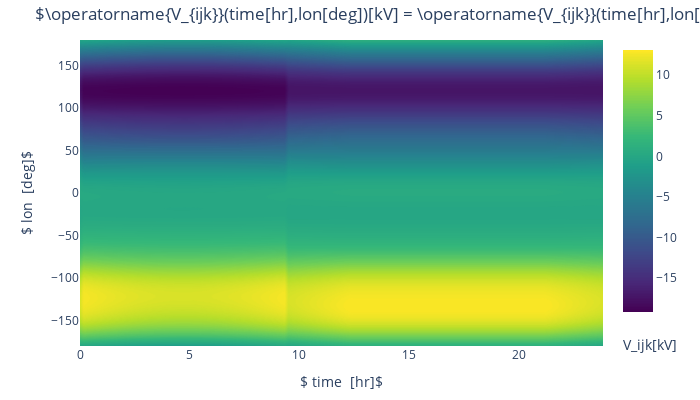

The cell this chart's notebook holds for it:
### Code cell
fig = kamodo_object.plot('V_ijk', plot_partial={'V_ijk': {'lat': 70.2}})
fig.update_traces(colorscale="Viridis", ncontours=200, contours=dict(coloring="fill", showlines=False))
fig

### Figure 1 — Plotly figure (JSON) as saved in the notebook; plotly's stock layout.template omitted (floating-point values rounded to 4 significant figures; data arrays with more than 128 entries replaced by an {"elided": "..."} marker saying what was removed)
{"data": [{"colorbar": {"title": {"side": "bottom", "text": "V_ijk[kV]"}}, "colorscale": [[0, "#440154"], [0.1111, "#482878"], [0.2222, "#3e4989"], [0.3333, "#31688e"], [0.4444, "#26828e"], [0.5556, "#1f9e89"], [0.6667, "#35b779"], [0.7778, "#6ece58"], [0.8889, "#b5de2b"], [1, "#fde725"]], "contours": {"coloring": "fill", "showlines": false}, "meta": "2d-grid", "ncontours": 200, "type": "contour", "x": {"elided": "144 float values"}, "y": {"elided": "181 float values"}, "z": {"elided": "181x144 float values"}}], "layout": {"autosize": false, "height": 400, "margin": {"b": 32, "pad": 0, "r": 30, "t": 40}, "title": {"text": "$\\operatorname{V_{ijk}}(time[hr],lon[deg])[kV] = \\operatorname{V_{ijk}}(time[hr],lon[deg],lat[deg])[kV] = \\lambda{\\left(time,lon,lat \\right)}, lat = 70.2$"}, "width": 700, "xaxis": {"title": {"text": "$ time  [hr]$"}}, "yaxis": {"title": {"text": "$ lon  [deg]$"}}}}
